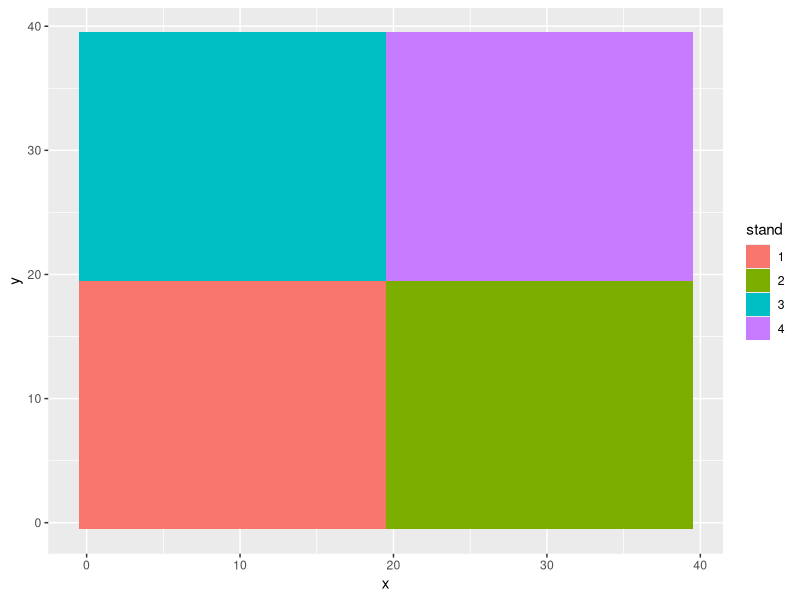
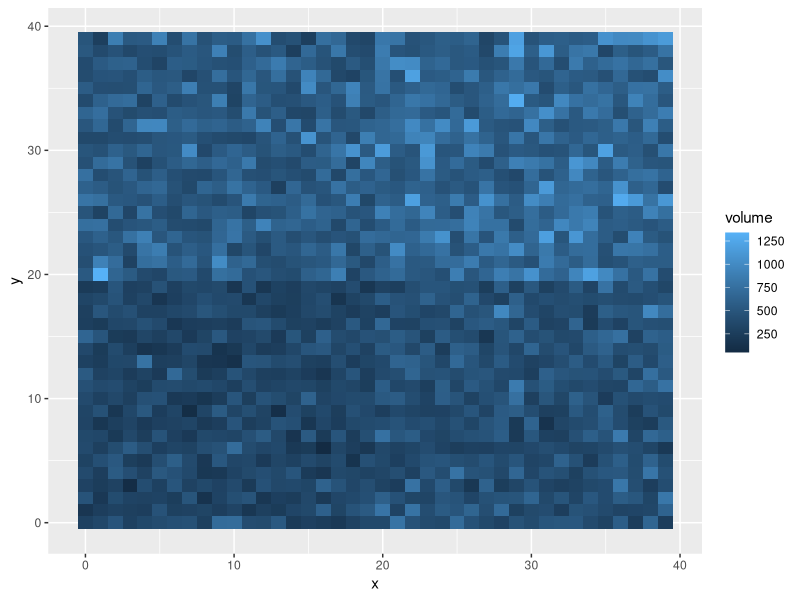
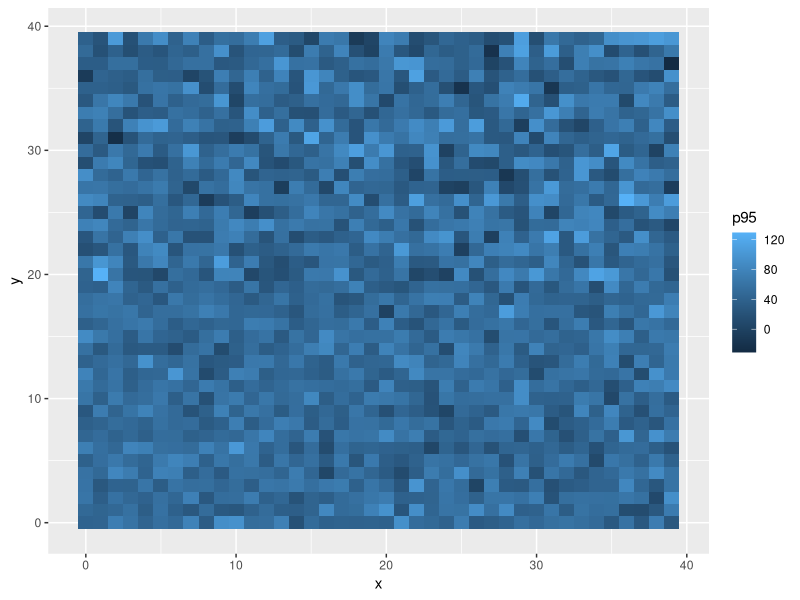
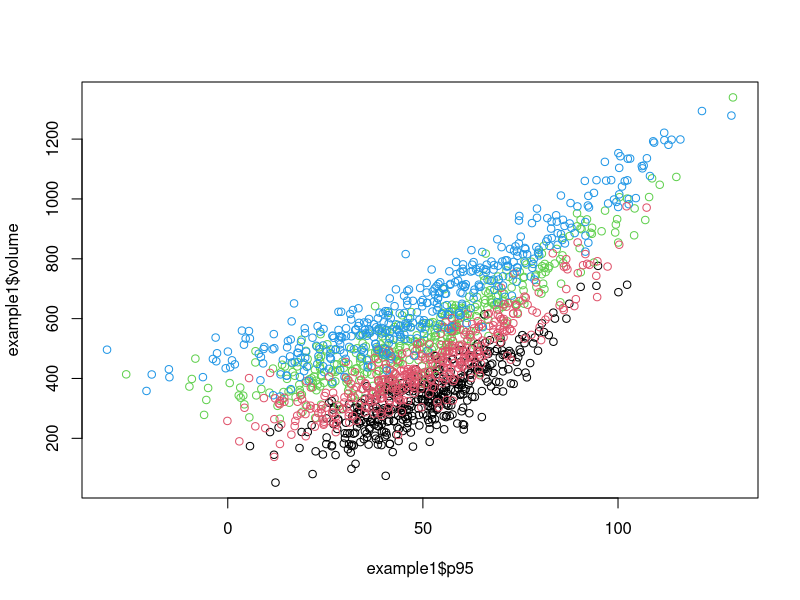
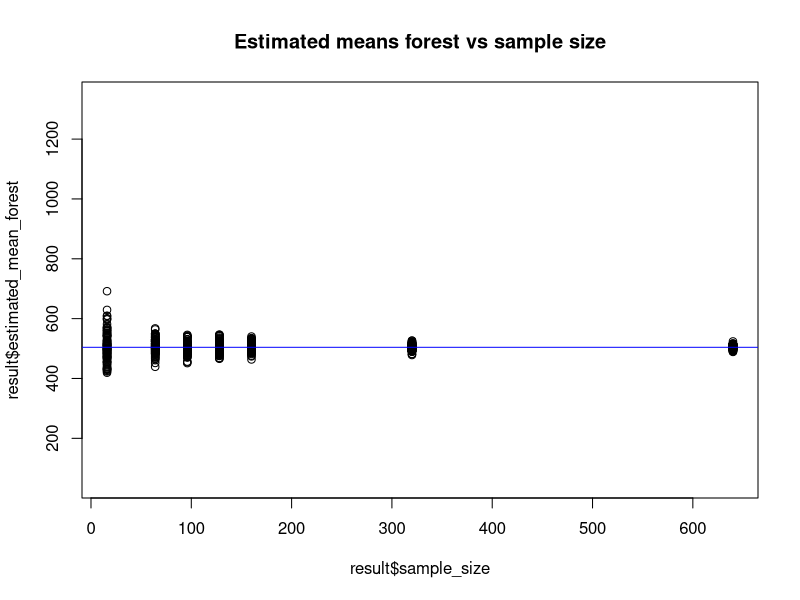
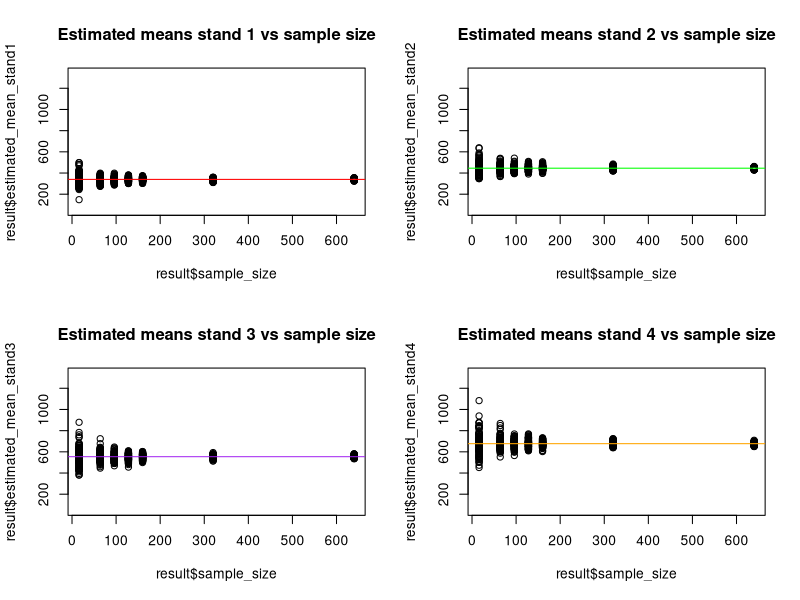
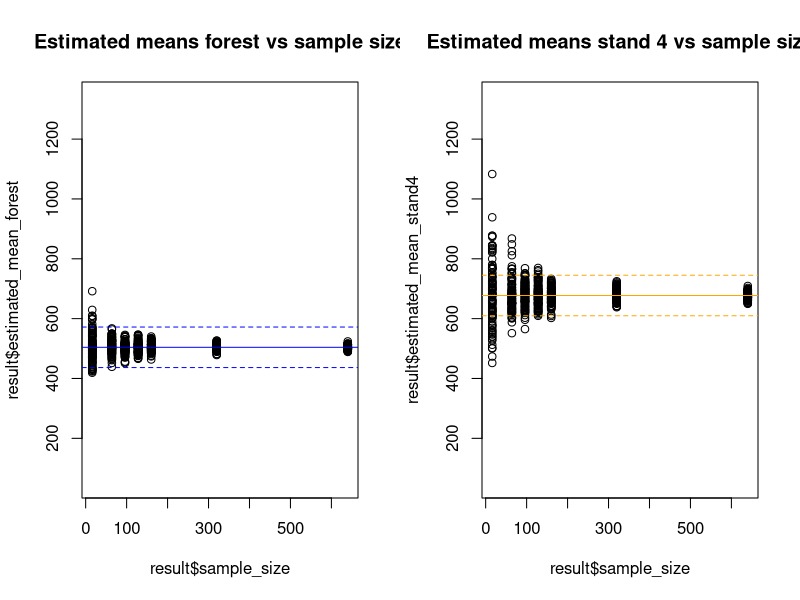
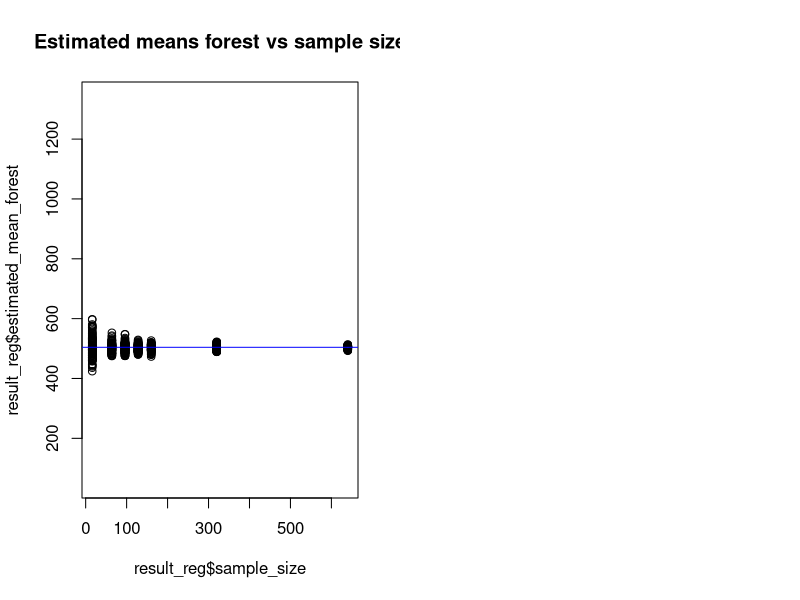

The R source for these figures, in order:
## ---- chunk 1
library(ggplot2)
example1 <- read.csv("example1.csv")

#PLACEHOLDER
# paste here



example1$stand <- factor(example1$stand)
ggplot(example1,aes(x=x,y=y,fill=stand)) + geom_tile()
ggplot(example1,aes(x=x,y=y,fill=volume)) + geom_tile()
ggplot(example1,aes(x=x,y=y,fill=p95)) + geom_tile()
plot(example1$p95,example1$volume,col=example1$stand)
## ---- chunk 2
true_mean_forest <- mean(example1$volume)
true_mean_stand1 <- mean(example1$volume[example1$stand==1])
true_mean_stand2 <- mean(example1$volume[example1$stand==2])
true_mean_stand3 <- mean(example1$volume[example1$stand==3])
true_mean_stand4 <- mean(example1$volume[example1$stand==4])
print("True mean")
true_mean_forest
print("True mean stand 1")
true_mean_stand1
print("True mean stand 2")
true_mean_stand2
print("True mean stand 3")
true_mean_stand3
print("True mean stand 4")
true_mean_stand4
range_volume <- range(example1$volume)

## ---- chunk 3
repeats <- 100
sample_sizes <- c(16, 64, 96, 128, 160, 320, 640 )
result <- data.frame(rep=c(),sample_size=c(),
                      estimated_mean_forest=c(),
                      estimated_mean_stand1 = c(),
                      estimated_mean_stand2 = c(),
                      estimated_mean_stand3 = c(),
                      estimated_mean_stand4=c())
cont <- 1
for(i in 1:repeats){
  for(j in sample_sizes){
    # get a sample of the indices of the data
    my_sample<- sample(dim(example1)[1],j,replace = FALSE)
    # subset the forest
    sampled_data <- example1[my_sample,]
    # store the rep and sample size
    result[cont,"rep"]<-i
    result[cont,"sample_size"]<-j
    # calculate the sample means for the forest and each stand
    result[cont,"estimated_mean_forest"]<-mean(sampled_data$volume)
    result[cont,"estimated_mean_stand1"]<-mean(sampled_data$volume[sampled_data$stand==1])
    result[cont,"estimated_mean_stand2"]<-mean(sampled_data$volume[sampled_data$stand==2])
    result[cont,"estimated_mean_stand3"]<-mean(sampled_data$volume[sampled_data$stand==3])
    result[cont,"estimated_mean_stand4"]<-mean(sampled_data$volume[sampled_data$stand==4])
    # pass to next iteration
    cont <- cont+1
  }
}
# Store the pre-calculated true values
result$true_mean_forest<-true_mean_forest
result$true_mean_stand1 <- true_mean_stand1
result$true_mean_stand2 <- true_mean_stand2 
result$true_mean_stand3 <- true_mean_stand3 
result$true_mean_stand4 <- true_mean_stand4

## ---- chunk 4

plot(result$sample_size,result$estimated_mean_forest,ylim=range_volume,
      main="Estimated means forest vs sample size")
abline(true_mean_forest,0,col="blue")
par(mfrow=c(2,2))
plot(result$sample_size,result$estimated_mean_stand1,ylim=range_volume,
      main="Estimated means stand 1 vs sample size")
abline(true_mean_stand1,0,col="red")
plot(result$sample_size,result$estimated_mean_stand2,ylim=range_volume,
      main="Estimated means stand 2 vs sample size")
abline(true_mean_stand2,0,col="green")
plot(result$sample_size,result$estimated_mean_stand3,ylim=range_volume,
      main="Estimated means stand 3 vs sample size")
abline(true_mean_stand3,0,col="purple")
plot(result$sample_size,result$estimated_mean_stand4,ylim=range_volume,
      main="Estimated means stand 4 vs sample size")
abline(true_mean_stand4,0,col="orange")

par(mfrow=c(1,2))
plot(result$sample_size,result$estimated_mean_forest,ylim=range_volume,
     main="Estimated means forest vs sample size")
abline(true_mean_forest,0,col="blue")
abline(true_mean_forest+0.1*true_mean_stand4,0,col="blue",lty=2)
abline(true_mean_forest-0.1*true_mean_stand4,0,col="blue",lty=2)
plot(result$sample_size,result$estimated_mean_stand4,ylim=range_volume,
      main="Estimated means stand 4 vs sample size")
abline(true_mean_stand4,0,col="orange")
abline(true_mean_stand4+0.1*true_mean_stand4,0,col="orange",lty=2)
abline(true_mean_stand4-0.1*true_mean_stand4,0,col="orange",lty=2)

## ---- chunk 5
repeats <- 100
sample_sizes <- c(16, 64, 96, 128, 160, 320, 640 )
result_reg <- data.frame(rep=c(),sample_size=c(),
                      estimated_mean_forest=c(),
                      estimated_mean_stand1 = c(),
                      estimated_mean_stand2 = c(),
                      estimated_mean_stand3 = c(),
                      estimated_mean_stand4=c())
cont <- 1
for(i in 1:repeats){
  for(j in sample_sizes){
    # get a sample of the indices of the data
    my_sample_reg<- sample(dim(example1)[1],j,replace = FALSE)
    # subset the forest and obtain the sample fit using OLS (lm function)
    sampled_data_reg <- example1[my_sample_reg,]
    model_forest <- lm(volume~p95,data = sampled_data_reg)
    # calculate the regression estimator
    media_reg_forest <- mean(predict(model_forest,example1)) + mean(model_forest$residuals)
    
    # now we will create subsamples for stands, obtain subsample fits for the stand and apply 
    # the regression estimator
    stand1 <- sampled_data_reg[sampled_data_reg$stand==1,]
    media_reg_stand1 <- try({
      model_stand1 <- lm(volume~p95, data=stand1)
      mean(predict(model_stand1,example1[example1$stand==1,]))+ mean(model_stand1$residuals)
    })
    if(inherits(media_reg_stand1,"try-error")){
      media_reg_stand1<-NA
    }
    # repeat for stand 2
    stand2 <- sampled_data_reg[sampled_data_reg$stand==2,]
    media_reg_stand2 <- try({
      model_stand2 <- lm(volume~p95, data=stand2)
      mean(predict(model_stand2,example1[example1$stand==2,])) + mean(model_stand2$residuals)
    })
    # bypass very low stand sample size
    if(inherits(media_reg_stand2,"try-error")){
      media_reg_stand2<-NA
    }
    # repeat for stand 3
    stand3 <- sampled_data_reg[sampled_data_reg$stand==3,]
    media_reg_stand3 <- try({
      model_stand3 <- lm(volume~p95, data=stand3)
      mean(predict(model_stand3,example1[example1$stand==3,])) + mean(model_stand3$residuals)
    })
    # bypass very low stand sample size
    if(inherits(media_reg_stand3,"try-error")){
      media_reg_stand3<-NA
    }
    
    # repeat for stand 4
    stand4 <- sampled_data_reg[sampled_data_reg$stand==4,]
    media_reg_stand4 <- try({
      model_stand4 <- lm(volume~p95, data=stand4)
      mean(predict(model_stand4,example1[example1$stand==4,])) + mean(model_stand4$residuals)
    })
    # bypass very low stand sample size
    if(inherits(media_reg_stand4,"try-error")){
      media_reg_stand4<-NA
    }
    
    
    
    stand2 <- sampled_data_reg[sampled_data_reg$stand==2,]
    stand3 <- sampled_data_reg[sampled_data_reg$stand==3,]
    stand4 <- sampled_data_reg[sampled_data_reg$stand==4,]
    # store the rep and sample size
    result_reg[cont,"rep"]<-i
    result_reg[cont,"sample_size"]<-j
    # calculate the sample means for the forest and each stand
    result_reg[cont,"estimated_mean_forest"]<-media_reg_forest
    result_reg[cont,"estimated_mean_stand1"]<-media_reg_stand1
    result_reg[cont,"estimated_mean_stand2"]<-media_reg_stand2
    result_reg[cont,"estimated_mean_stand3"]<-media_reg_stand3
    result_reg[cont,"estimated_mean_stand4"]<-media_reg_stand4
    # pass to next iteration
    cont <- cont+1
  }
}
# Store the pre-calculated true values
result_reg$true_mean_forest<-true_mean_forest
result_reg$true_mean_stand1 <- true_mean_stand1
result_reg$true_mean_stand2 <- true_mean_stand2 
result_reg$true_mean_stand3 <- true_mean_stand3 
result_reg$true_mean_stand4 <- true_mean_stand4
## ---- chunk 6
plot(result_reg$sample_size,result_reg$estimated_mean_forest,ylim=range_volume,
      main="Estimated means forest vs sample size")
abline(true_mean_forest,0,col="blue")
par(mfrow=c(2,2))
plot(result_reg$sample_size,result_reg$estimated_mean_stand1,ylim=range_volume,
      main="Estimated means stand 1 vs sample size")
abline(true_mean_stand1,0,col="red")
plot(result_reg$sample_size,result_reg$estimated_mean_stand2,ylim=range_volume,
      main="Estimated means stand 2 vs sample size")
abline(true_mean_stand2,0,col="green")
plot(result_reg$sample_size,result_reg$estimated_mean_stand3,ylim=range_volume,
      main="Estimated means stand 3 vs sample size")
abline(true_mean_stand3,0,col="purple")
plot(result_reg$sample_size,result_reg$estimated_mean_stand4,ylim=range_volume,
      main="Estimated means stand 4 vs sample size")
abline(true_mean_stand4,0,col="orange")

par(mfrow=c(1,2))
plot(result_reg$sample_size,result_reg$estimated_mean_forest,ylim=range_volume,
     main="Estimated means forest vs sample size")
abline(true_mean_forest,0,col="blue")
abline(true_mean_forest+0.1*true_mean_stand4,0,col="blue",lty=2)
abline(true_mean_forest-0.1*true_mean_stand4,0,col="blue",lty=2)
plot(result_reg$sample_size,result_reg$estimated_mean_stand4,ylim=range_volume,
      main="Estimated means stand 4 vs sample size")
abline(true_mean_stand4,0,col="orange")
abline(true_mean_stand4+0.1*true_mean_stand4,0,col="orange",lty=2)
abline(true_mean_stand4-0.1*true_mean_stand4,0,col="orange",lty=2)
## ---- chunk 7
par(mfrow=c(2,2))
plot(result_reg$sample_size,result_reg$estimated_mean_forest,ylim=range_volume,
     main="Regression estimator")
abline(true_mean_forest,0,col="blue")
abline(true_mean_forest+0.1*true_mean_forest,0,col="blue",lty=2)
abline(true_mean_forest-0.1*true_mean_forest,0,col="blue",lty=2)
plot(result$sample_size,result$estimated_mean_forest,ylim=range_volume,
     main="Sample mean")
abline(true_mean_forest+0.1*true_mean_forest,0,col="blue",lty=2)
abline(true_mean_forest-0.1*true_mean_forest,0,col="blue",lty=2)


plot(result_reg$sample_size,result_reg$estimated_mean_stand4,ylim=range_volume,
      main="Regression estimator")
abline(true_mean_stand4,0,col="orange")
abline(true_mean_stand4+0.1*true_mean_stand4,0,col="orange",lty=2)
abline(true_mean_stand4-0.1*true_mean_stand4,0,col="orange",lty=2)
plot(result_reg$sample_size,result_reg$estimated_mean_stand4,ylim=range_volume,
      main="Sample mean")
abline(true_mean_stand4,0,col="orange")
abline(true_mean_stand4+0.1*true_mean_stand4,0,col="orange",lty=2)
abline(true_mean_stand4-0.1*true_mean_stand4,0,col="orange",lty=2)
## ---- chunk 8
id <- 1:1600
x <- rep(0:39,each=40)
y <- rep(0:39,times=40)
stand <- (1+x%/%20) +2*(y%/%20)
p95 <- rnorm(1600,50,10+5*stand)
volume <- rnorm(1600,p95+0.05*p95^2+100*stand+50,60)
example1 <- data.frame(id=id,x=x,y=y,stand=stand,volume=volume, p95=p95)
## ---- chunk 9
example2 <- read.csv("example2.csv")
## ---- chunk 10
mean_vol_dist <- mean(25+6*example2$p95)
mean_vol_dist
plot(mean_vol_dist+c(-100:100)/10,
     dnorm(mean_vol_dist+c(-100:100)/10,
           mean=mean_vol_dist,
           130/sqrt(1600)),
     type="l",ylab="Probability density",xlab="Mean Volume")

## ---- chunk 11
par(mfrow=c(1,2))
plot(x=mean_vol_dist+c(-10000:10000)/10,xlim=c(0,600),
     y=dnorm(mean_vol_dist+c(-10000:10000)/10,
     mean=mean_vol_dist, 130),col="red",
     type="l",ylab="Probability density",xlab="Mean Volume",
     main="Single unit")
plot(x=mean_vol_dist+c(-10000:10000)/10,xlim=c(0,600),
     y=dnorm(mean_vol_dist+c(-10000:10000)/10,
     mean=mean_vol_dist, 130/sqrt(1600)),col="blue",
     type="l",ylab="Probability density",xlab="Mean Volume",
     main="Mean of all units")

## ---- chunk 12
example3 <- read.csv("example3.csv")
View(example3)
## ---- chunk 13
sampled <- example3[!is.na(example3$volume),]
unsampled <- example3[!is.na(example3$volume),]
## ---- chunk 14
model <- lm(volume~p95,data=sampled)
summary(model)
sigma_e <- summary(model)$sigma
sigma_e
plot(model)
## ---- chunk 15
# The prediction for the mean in the forest is obtained using the coefficients of the model fitted with the sample
predicted<-mean(predict(model,example3))
predicted
## ---- chunk 16
repeats <- 1000
differences <- data.frame(rep=c(),
                      diff_mean_forest=c(),
                      diff_mean_stand1 = c(),
                      diff_mean_stand2 = c(),
                      diff_mean_stand3 = c(),
                      diff_mean_stand4=c())

for(i in 1:repeats){
  # create a copy of sampled and unsampled
  sampled_i <- sampled
  unsampled_i <- unsampled
  
  # generate values of volume according to the model
  sampled_i$volume <- predict(model,sampled_i) + 
    rnorm(dim(sampled_i)[1],0,sigma_e)
  unsampled_i$volume <- predict(model,unsampled_i) + 
    rnorm(dim(unsampled_i)[1],0,sigma_e)
  
  # merge the data in a single data frame for convenience
  population_i <- rbind(sampled_i,unsampled_i)
  # repeat the process of fitting the model parameters and calculating 
  # the mean for the population using the model coefficients
  model_i <- lm(volume~p95,sampled_i)
  population_i$prediction <- predict(model_i,population_i)
  predicted_i <- mean(population_i$prediction)
  
  
  mean_forest_i <- mean(population_i$volume)
  mean_stand1_i <- mean(population_i[population_i$stand==1,"volume"])
  mean_stand2_i <- mean(population_i[population_i$stand==2,"volume"])
  mean_stand3_i <- mean(population_i[population_i$stand==3,"volume"])
  mean_stand4_i<- mean(population_i[population_i$stand==4,"volume"])
  
  pred_mean_forest_i <- mean(population_i$prediction)
  pred_mean_stand1_i <- mean(population_i[population_i$stand==1,"prediction"])
  pred_mean_stand2_i <- mean(population_i[population_i$stand==2,"prediction"])
  pred_mean_stand3_i <- mean(population_i[population_i$stand==3,"prediction"])
  pred_mean_stand4_i <- mean(population_i[population_i$stand==4,"prediction"])
  
  
  
  # store the rep and sample size
  result_reg[cont,"rep"]<-i
  # calculate the sample means for the forest and each stand
  result_reg[i,"diff_mean_forest"]<-mean_forest_i-pred_mean_forest_i
  result_reg[i,"diff_mean_stand1"]<-mean_stand1_i-pred_mean_stand1_i
  result_reg[i,"diff_mean_stand2"]<-mean_stand2_i-pred_mean_stand2_i
  result_reg[i,"diff_mean_stand3"]<-mean_stand3_i-pred_mean_stand3_i
  result_reg[i,"diff_mean_stand4"]<-mean_stand4_i-pred_mean_stand4_i

}
## ---- chunk 17
hist(result_reg$diff_mean_forest)
hist(result_reg$diff_mean_stand1)
hist(result_reg$diff_mean_stand2)
hist(result_reg$diff_mean_stand3)
hist(result_reg$diff_mean_stand4)
